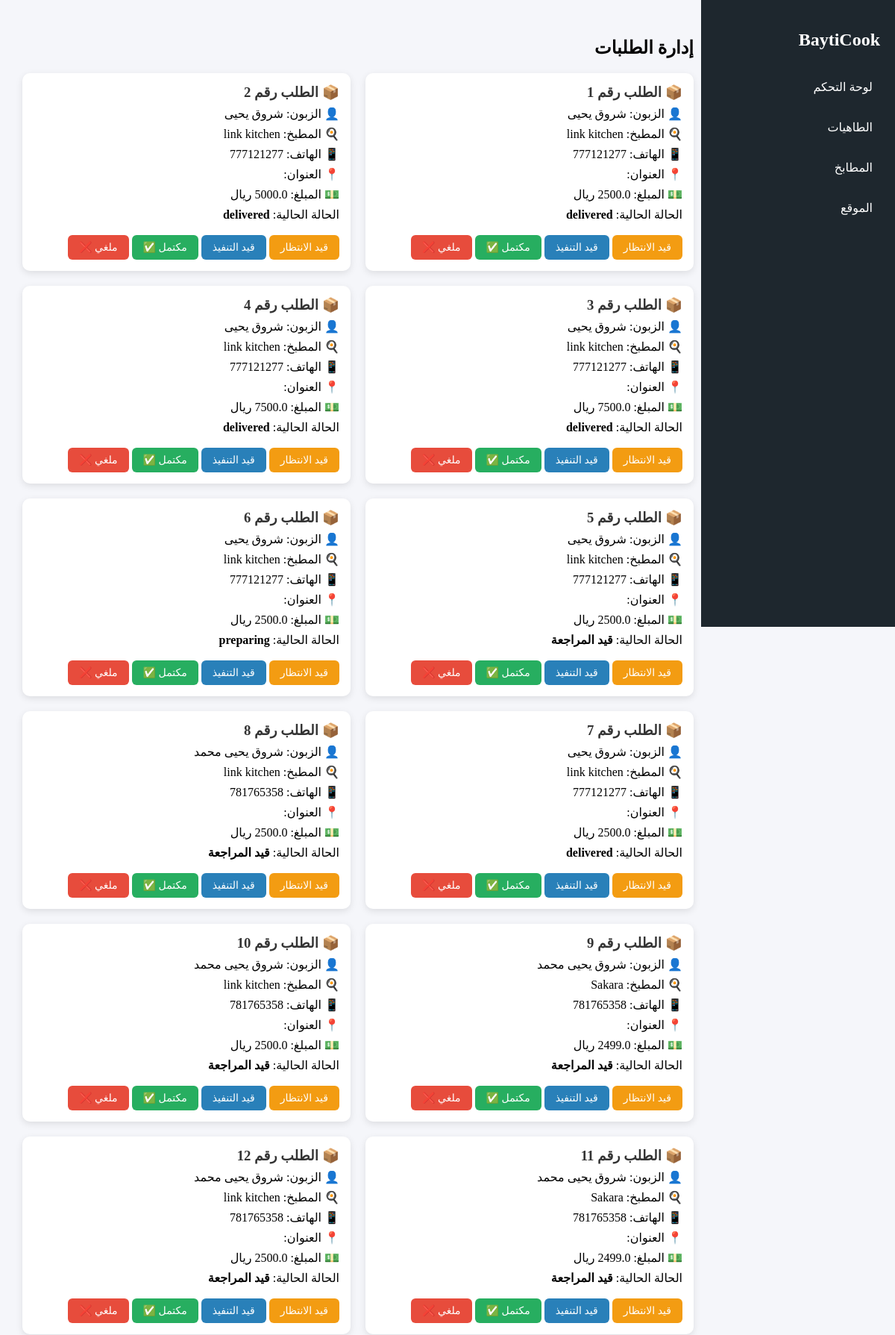
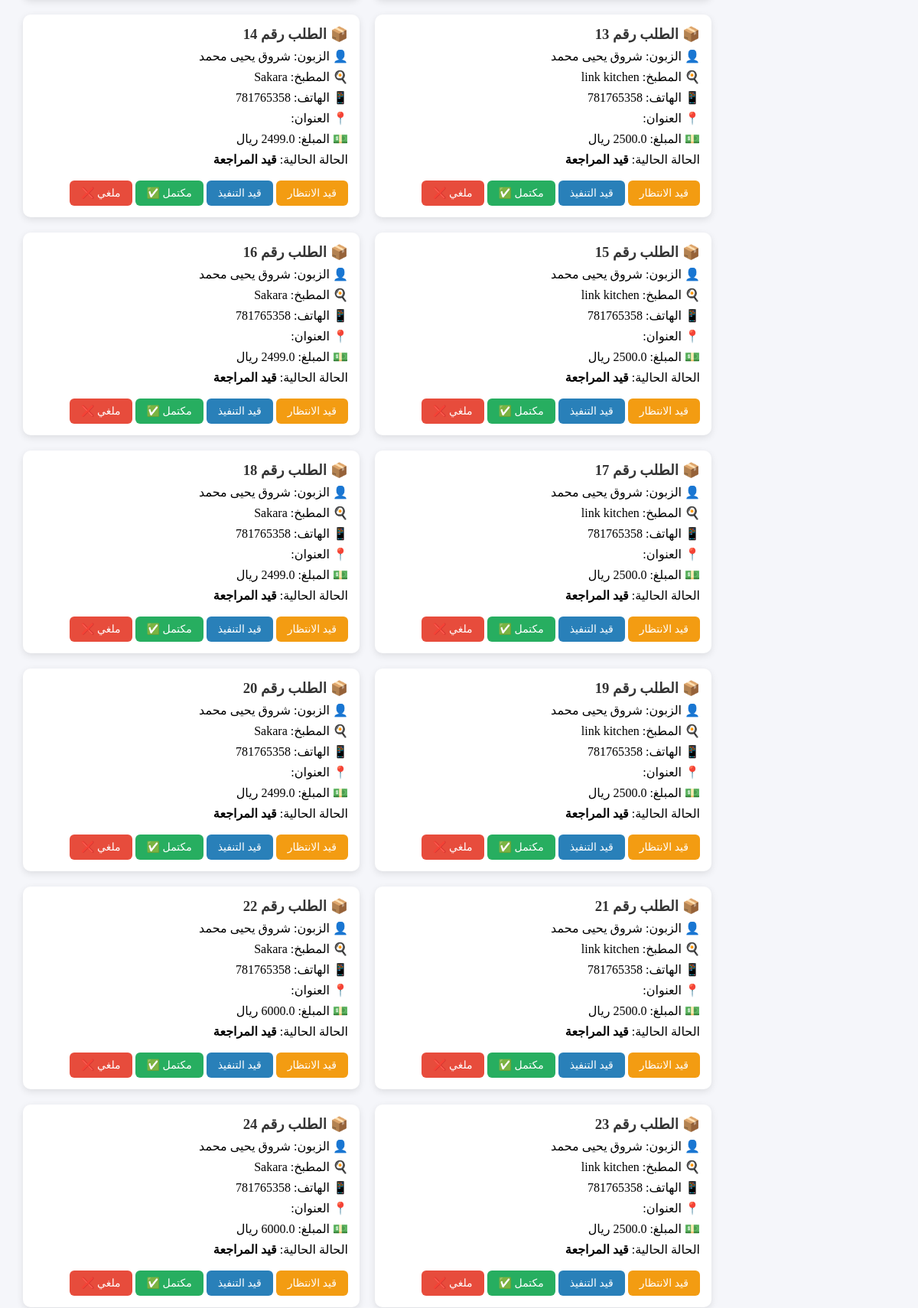
Page /admin/orders (upper part) on the committed database (2 pictures, top to bottom).
### app/models/order_model.py (models this page shows, shortened)
class Order(db.Model):
    __tablename__ = "orders"
    id = db.Column(db.Integer, primary_key=True, autoincrement=True)
    user_id = db.Column(db.Integer, db.ForeignKey("users.id"), nullable=False)
    user = db.relationship("User", back_populates="orders", foreign_keys=[user_id])
    customer_id = db.Column(db.Integer, db.ForeignKey("users.id"))
    customer = db.relationship("User", back_populates="customer_orders", foreign_keys=[customer_id])
    customer_name = db.Column(db.String(150))
    date = db.Column(db.DateTime, default=datetime.utcnow)
    total_price = db.Column(db.Float, nullable=False)
    status = db.Column(db.String(50), default="new")
    payment_method = db.Column(db.String(20), default="cash")
    proof_image = db.Column(db.String(200))
    kitchen_id = db.Column(db.Integer, db.ForeignKey("kitchens.id"), nullable=False)
    kitchen = db.relationship("Kitchen", backref="orders")
    order_items = db.relationship("OrderItem", back_populates="order", cascade="all, delete-orphan")

### app/models/user_model.py (models this page shows, shortened)
class User(db.Model):
    __tablename__ = "users"
    id = db.Column(db.Integer, primary_key=True, autoincrement=True)
    name = db.Column(db.String(100), nullable=False)
    email = db.Column(db.String(120), unique=True, nullable=True)
    phone = db.Column(db.String(20), unique=True, nullable=False)
    password_hash = db.Column(db.String(200), nullable=False)
    role = db.Column(db.String(20), nullable=False, default="customer")
    status = db.Column(db.String(20), default="pending")
    created_at = db.Column(db.DateTime, default=datetime.utcnow)
    kitchen = db.relationship("Kitchen", backref="user", uselist=False)
    orders = db.relationship(
        "Order",
        back_populates="user",
        foreign_keys="Order.user_id",
        cascade="all, delete-orphan"
    )
    customer_orders = db.relationship(
        "Order",
        back_populates="customer",
        foreign_keys="Order.customer_id"
    )

### app/models/kitchen_model.py (models this page shows, shortened)
class Kitchen(db.Model):
    __tablename__ = "kitchens"
    id = db.Column(db.Integer, primary_key=True, autoincrement=True)
    user_id = db.Column(db.Integer, db.ForeignKey("users.id"))
    kitchen_name = db.Column(db.String(150), nullable=False)
    kitchen_logo = db.Column(db.String(255))   # صورة شعار المطبخ
    bank_account_name = db.Column(db.String(150))
    bank_account_number = db.Column(db.String(100))
    chef_name = db.Column(db.String(150))   # اسم الطاهية
    chef_phone = db.Column(db.String(50))   # رقم الطاهية
    status = db.Column(db.String(20), default="pending")
    created_at = db.Column(db.TIMESTAMP, server_default=db.func.current_timestamp())
    featured = db.Column(db.Integer, default=0)  # 0 = عادي، 1 = مميز
    is_open = db.Column(db.Integer, default=1)   # 1 = مفتوح، 0 = مغلق
    location = db.Column(db.String(150))
    address = db.Column(db.String(255))  # أدق من location
    description = db.Column(db.Text)
    meals = db.relationship("Meal", back_populates="kitchen", cascade="all, delete-orphan")

### app/routes/admin_routes.py (the view)
@admin.route("/admin/orders")
def admin_order():
    orders = Order.query.all()
    return render_template("admin/orders.html", orders=orders)

### app/templates/admin/orders.html (shortened to what this page needs)
<!DOCTYPE html>
<html lang="ar" dir="rtl">
<head>
</head>
<body>
<div class="sidebar">
<h2>BaytiCook</h2>
<a href="{{ url_for('admin.admin_dashboard') }}">لوحة التحكم</a>
<a href="{{ url_for('admin.admin_chefs') }}">الطاهيات</a>
<a href="{{ url_for('admin.kitchens') }}">المطابخ</a>
<a href="/">الموقع</a>
</div>
<div class="content">
<h2>إدارة الطلبات</h2>
<div class="grid">
{% for order in orders %}
<div class="card">
  <h3>📦 الطلب رقم {{ order.id }}</h3>
  <p>👤 الزبون: {{ order.user.name if order.user else "غير معروف" }}</p>
  <p>🍳 المطبخ: {{ order.kitchen.kitchen_name if order.kitchen else "-" }}</p>
  <p>📱 الهاتف: {{ order.user.phone if order.user else "-" }}</p>
  <p>📍 العنوان: {{ order.address }}</p>
  <p>💵 المبلغ: {{ order.total_price }} ريال</p>
  <p>الحالة الحالية: <strong>{{ order.status }}</strong></p>
  <a class="btn pending" href="{{ url_for('admin.update_order_status', order_id=order.id, status='pending') }}">قيد الانتظار</a>
  <a class="btn processing" href="{{ url_for('admin.update_order_status', order_id=order.id, status='processing') }}">قيد التنفيذ</a>
  <a class="btn completed" href="{{ url_for('admin.update_order_status', order_id=order.id, status='completed') }}">مكتمل ✅</a>
  <a class="btn cancelled" href="{{ url_for('admin.update_order_status', order_id=order.id, status='cancelled') }}">ملغي ❌</a>
</div>
{% endfor %}
</div>
</div>
</body>
</html>

### app/templates/admin/orders.html (style rules this page uses)
body { margin:0; font-family:Tahoma; background:#f5f6fa; direction:rtl; display:flex; }
.sidebar { width:220px; background:#1e272e; color:white; height:100vh; padding:20px; position:fixed; right:0; top:0; }
.sidebar h2 { margin-bottom:30px; }
.sidebar a { display:block; color:white; text-decoration:none; margin:15px 0; padding:10px; border-radius:6px; }
.content { margin-right:240px; padding:30px; width:100%; }
.grid { display:grid; grid-template-columns:repeat(auto-fill,minmax(300px,1fr)); gap:20px; }
.card { background:white; padding:15px; border-radius:10px; box-shadow:0 3px 10px rgba(0,0,0,0.1); }
.card h3 { margin:0; color:#333; }
.card p { margin:8px 0; }
.btn { display:inline-block; margin-top:10px; padding:8px 15px; border-radius:6px; color:white; text-decoration:none; font-size:14px; }
.pending { background:#f39c12; }
.processing { background:#2980b9; }
.completed { background:#27ae60; }
.cancelled { background:#e74c3c; }

### rows in the picture
Order: id "1", user "شروق يحيى", kitchen "link kitchen", user "777121277", status "delivered"
Order: id "2", user "شروق يحيى", kitchen "link kitchen", user "777121277", status "delivered"
Order: id "3", user "شروق يحيى", kitchen "link kitchen", user "777121277", status "delivered"
Order: id "4", user "شروق يحيى", kitchen "link kitchen", user "777121277", status "delivered"
Order: id "5", user "شروق يحيى", kitchen "link kitchen", user "777121277", status "قيد المراجعة"
Order: id "6", user "شروق يحيى", kitchen "link kitchen", user "777121277", status "preparing"
Order: id "7", user "شروق يحيى", kitchen "link kitchen", user "777121277", status "delivered"
Order: id "8", user "شروق يحيى محمد", kitchen "link kitchen", user "781765358", status "قيد المراجعة"
Order: id "9", user "شروق يحيى محمد", kitchen "Sakara", user "781765358", status "قيد المراجعة"
Order: id "10", user "شروق يحيى محمد", kitchen "link kitchen", user "781765358", status "قيد المراجعة"
Order: id "11", user "شروق يحيى محمد", kitchen "Sakara", user "781765358", status "قيد المراجعة"
Order: id "12", user "شروق يحيى محمد", kitchen "link kitchen", user "781765358", status "قيد المراجعة"
Order: id "13", user "شروق يحيى محمد", kitchen "link kitchen", user "781765358", status "قيد المراجعة"
Order: id "14", user "شروق يحيى محمد", kitchen "Sakara", user "781765358", status "قيد المراجعة"
Order: id "15", user "شروق يحيى محمد", kitchen "link kitchen", user "781765358", status "قيد المراجعة"
Order: id "16", user "شروق يحيى محمد", kitchen "Sakara", user "781765358", status "قيد المراجعة"
Order: id "17", user "شروق يحيى محمد", kitchen "link kitchen", user "781765358", status "قيد المراجعة"
Order: id "18", user "شروق يحيى محمد", kitchen "Sakara", user "781765358", status "قيد المراجعة"
Order: id "19", user "شروق يحيى محمد", kitchen "link kitchen", user "781765358", status "قيد المراجعة"
Order: id "20", user "شروق يحيى محمد", kitchen "Sakara", user "781765358", status "قيد المراجعة"
Order: id "21", user "شروق يحيى محمد", kitchen "link kitchen", user "781765358", status "قيد المراجعة"
Order: id "22", user "شروق يحيى محمد", kitchen "Sakara", user "781765358", status "قيد المراجعة"
Order: id "23", user "شروق يحيى محمد", kitchen "link kitchen", user "781765358", status "قيد المراجعة"
Order: id "24", user "شروق يحيى محمد", kitchen "Sakara", user "781765358", status "قيد المراجعة"
